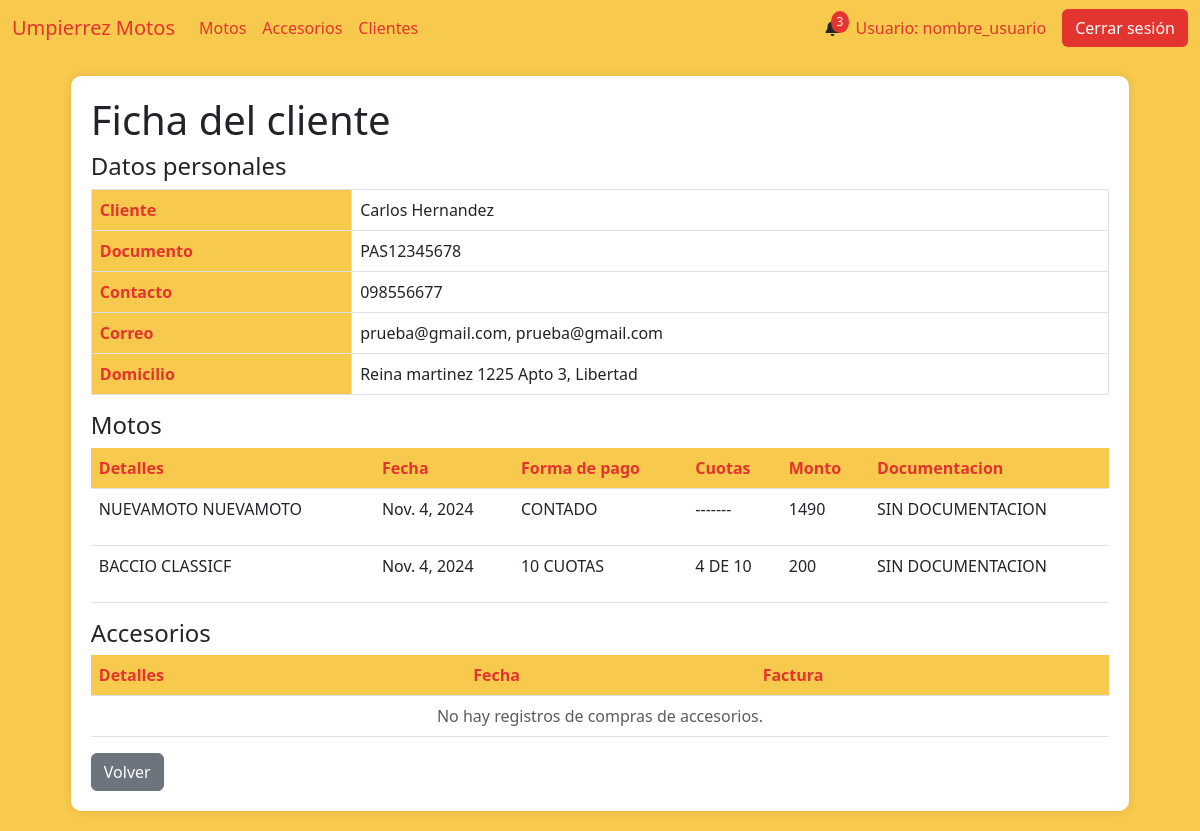
Before: /cliente_ficha/3 with the older database file.
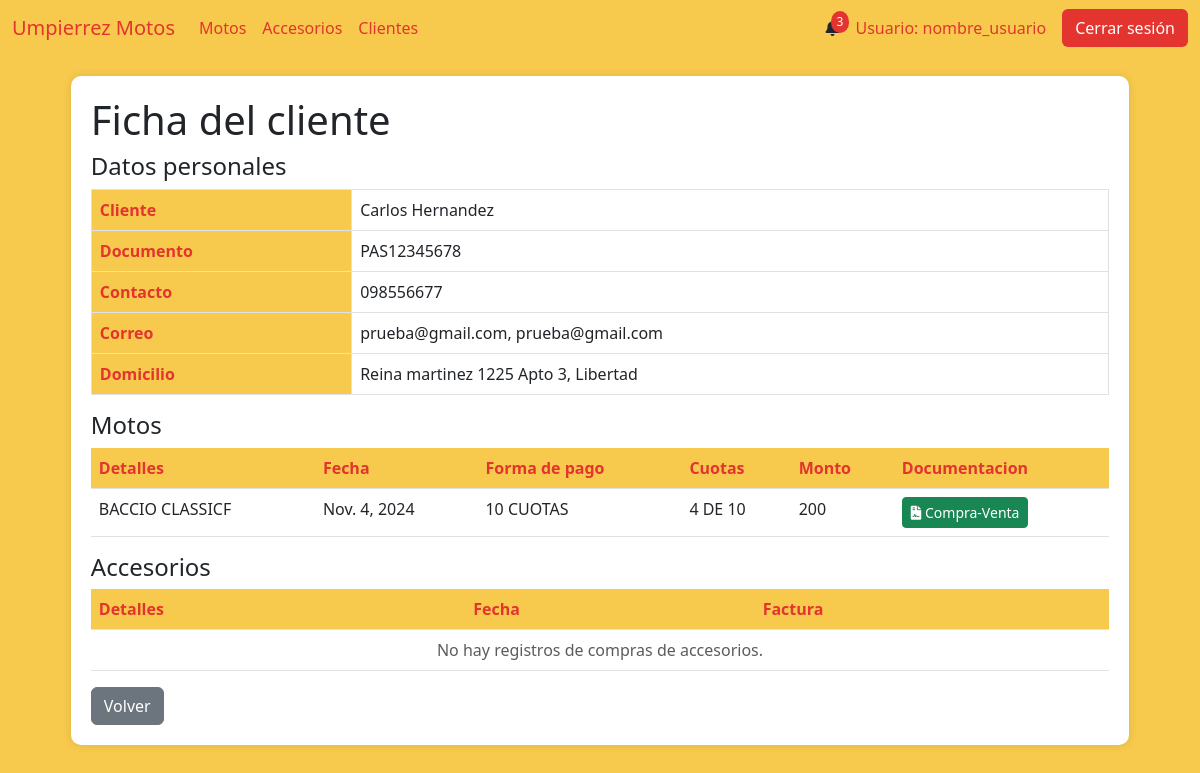
After: the same page with the newer database file.
### AppUM/models.py (models this page shows)
class Cliente(models.Model):
    documento = models.CharField(max_length=20, unique=True)
    nombre = models.CharField(max_length=20)
    apellido  = models.CharField(max_length=20)
    fecha_nacimiento = models.DateField()
    ciudad = models.CharField(max_length=40)
    calle = models.CharField(max_length=40)
    numero = models.IntegerField()
    num_apartamento = models.IntegerField()

class ClienteTelefono(models.Model):
    cliente = models.ForeignKey(Cliente, related_name='cliente_telefono', on_delete=models.CASCADE, null=True)
    telefono = models.CharField(max_length=10,unique=True)
    principal = models.BooleanField(default=True)

class ClienteCorreo(models.Model):
    cliente = models.ForeignKey(Cliente, related_name='cliente_correo', on_delete=models.CASCADE, null=True)
    correo = models.CharField(max_length=100, unique=True)
    principal = models.BooleanField(default=True)

class ComprasVentas(models.Model):
    moto = models.ForeignKey(Moto, related_name='moto_cliente', on_delete=models.CASCADE)
    cliente = models.ForeignKey(Cliente, related_name='cliente_moto', on_delete=models.CASCADE)
    fecha_compra = models.DateField()
    padron = models.IntegerField(unique=True)
    fotocopia_libreta = models.ImageField(null=True, blank=True, upload_to="documentacion/libretas/")
    compra_venta = models.FileField(null=True, blank=True, upload_to="documentacion/compra_venta/")
    certificado_venta = models.FileField(null=True, blank=True, upload_to="documentacion/certificado_venta/")
    tipo = models.CharField(max_length=20)
    cantidad_cuotas = models.IntegerField()
    cuotas_pagas = models.IntegerField()
    valor_cuota = models.IntegerField()
    class Meta:
        pass

### AppUM/views.py (the view)
# urls.py: path('cliente_ficha/<int:id_cliente>', views.ficha_cliente,name="ClienteFicha"),
def ficha_cliente(req,id_cliente):
    cliente = Cliente.objects.get(id=id_cliente)
    tel1 = ClienteTelefono.objects.filter(principal=1,cliente_id=cliente.id).first()
    tel_1 = tel1.telefono
    tel2 = ClienteTelefono.objects.filter(principal=0,cliente_id=cliente.id).first()
    correo1 = ClienteCorreo.objects.filter(principal=1,cliente_id=cliente.id).first()
    correo2 = ClienteCorreo.objects.filter(principal=0,cliente_id=cliente.id).first()
    if tel2:
        tel_2 = tel2.telefono
    else:
        tel_2 = None
    if correo1:
        c_1 = correo1.correo
    else:
        c_1 = None
    if correo2:
        c_2 = correo1.correo
    else:
        c_2 = None
    resultados_motos = (
        ComprasVentas.objects
        .filter(cliente__id=id_cliente, tipo='V')
        .select_related('moto', 'cliente')
        .values(
            'id',
            'moto__marca',
            'moto__modelo',
            'fecha_compra',
            'cantidad_cuotas',
            'cuotas_pagas',
            'moto__precio',
            'fotocopia_libreta',
            'compra_venta',
            'certificado_venta',
            'valor_cuota'
        )
    )
    res_documentacion = []
    for resultado in resultados_motos:
            cv = ComprasVentas.objects.get(id=resultado['id'])
            res_documentacion.append({
            'moto': resultado,
            'libreta': cv.fotocopia_libreta.url if cv.fotocopia_libreta else None,
            'compra_venta': cv.compra_venta.url if cv.compra_venta else None,
            'certificado_venta': cv.certificado_venta.url if cv.certificado_venta else None,
        })
    paginator = Paginator(res_documentacion, 5)  # 5 clientes por página
    page_number = req.GET.get('page')  # Obtiene el número de página desde la URL
    page_obj = paginator.get_page(page_number)
    resultados_accesorios = (
        ClienteAccesorio.objects
        .filter(cliente__id=id_cliente)
        .select_related('accesorio', 'cliente')
        .values(
            'id',
            'accesorio__tipo',
            'accesorio__marca',
            'accesorio__modelo',
            'fecha_compra',
            'factura_documento'
        )
    )
    res_facturas = []
    for resultado_accesorio in resultados_accesorios:
            ca = ClienteAccesorio.objects.get(id=resultado_accesorio['id'])
            res_facturas.append({
            'accesorio': resultado_accesorio,
            'factura_documento': ca.factura_documento.url if ca.factura_documento else None
        })
    paginator_accesorio = Paginator(res_facturas, 5)  # 5 clientes por página
    page_number_accesorio = req.GET.get('page')  # Obtiene el número de página desde la URL
    page_obj_accesorio = paginator_accesorio.get_page(page_number_accesorio)
    return render(req,"perfil_administrativo/cliente/detalles_cliente.html",{"cliente":cliente,
                                                                             "tel1":tel_1,
                                                                             "tel2":tel_2,
                                                                             "correo1":c_1,
                                                                             "correo2":c_2,
                                                                             "page_obj":page_obj,
                                                                             "page_obj_accesorio":page_obj_accesorio
                                                                             })

### AppUM/templates/perfil_administrativo/cliente/detalles_cliente.html (shortened to what this page needs)
{% extends "perfil_administrativo/padre_perfil_administrativo.html" %}
{% load static %}
{% block contenidoQueCambia %}
<div class="table-container" id="clienteDetails">
    <h1>Ficha del cliente</h1>
    <h4>Datos personales</h4>
    <table class="table table-bordered">
        <tbody>
            <tr>
                <th scope="row">Cliente</th>
                <td>{{ cliente.nombre }} {{ cliente.apellido }}</td>
            </tr>
            <tr>
                <th scope="row">Documento</th>
                <td>{{ cliente.documento }}</td>
            </tr>
            <tr>
                <th scope="row">Contacto</th>
                <td>{{ tel1 }}{% if tel2 %}, {{ tel2 }}{% endif %}</td>
            </tr>
            <tr>
                <th scope="row">Correo</th>
                <td>{{ correo1 }}{% if correo2 %}, {{ correo2 }}{% endif %}</td>
            </tr>
            <tr>
                <th scope="row">Domicilio</th>
                <td>{{ cliente.calle }} {{ cliente.numero }}{% if cliente.num_apartamento != 0 %} Apto {{ cliente.num_apartamento }}, {% else %}, {% endif %} {{ cliente.ciudad }} </td>
            </tr>
        </tbody>
    </table>
    <h4>Motos</h4>
    <table class="table">
        <thead>
            <tr>
                <th scope="row">Detalles</th>
                <th scope="row">Fecha</th>
                <th scope="row">Forma de pago</th>
                <th scope="row">Cuotas</th>
                <th scope="row">Monto</th>
                <th scope="row">Documentacion</th>
            </tr>
        </thead>
        <tbody>
            {% if page_obj %}
                {% for item in page_obj %}
                    <tr>
                        <td>{{ item.moto.moto__marca }} {{ item.moto.moto__modelo }}</td>
                        <td>{{ item.moto.fecha_compra }}</td>
                        <td>{% if item.moto.cantidad_cuotas == 1 %} CONTADO {% else %} {{ item.moto.cantidad_cuotas }} CUOTAS {% endif %}</td>
                        <td>{% if item.moto.cantidad_cuotas == 1 %} -------  {% else %} {{ item.moto.cuotas_pagas }} DE {{ item.moto.cantidad_cuotas }} {% endif %}</td>
                        <td>{{ item.moto.valor_cuota }}</td>
                        <td>
                            {% if item.libreta or item.compra_venta or item.certificado_venta %}
                                {% if item.compra_venta %}
                                    <a href="{{ item.compra_venta }}" target="_blank">
                                        <button class="btn btn-sm btn-success" title="Ver Documento de Compra-Venta">
                                            <i class="fas fa-file-contract"></i> Compra-Venta
                                        </button>
                                    </a>
                                {% endif %}
                            {% else %}
                                <p>SIN DOCUMENTACION</p>
                            {% endif %}
                        </td>
                    </tr>
                {% endfor %}
            {% else %}
                <tr>
                    <td colspan="9" class="text-center text-muted">
                        No hay registros de compras de motos.
                    </td>
                </tr>
            {% endif %}
        </tbody>
    </table>
    <h4>Accesorios</h4>
    <table class="table">
        <thead>
            <tr>
                <th scope="row">Detalles</th>
                <th scope="row">Fecha</th>
                <th scope="row">Factura</th>
            </tr>
        </thead>
        <tbody>
            {% if page_obj_accesorio %}
                {% for item in page_obj_accesorio %}
                <tr>
                    <td>{{ item.accesorio.accesorio__tipo }} {{ item.accesorio.accesorio__marca }} {{ item.accesorio.accesorio__modelo }}</td>
                    <td>{{ item.accesorio.fecha_compra }}</td>
                    <td>
                        {% if item.factura_documento %}
                        <a href="{{ item.factura_documento }}" target="_blank">
                            <button class="btn btn-sm btn-secondary" title="Ver Factura">
                                <i class="fas fa-certificate"></i> Factura
                            </button>
                        </a>
                        {% else %}
                        <p>SIN DOCUMENTACION</p>
                        {% endif %}
                    </td>
                </tr>
                {% endfor %}
            {% else %}
                <tr>
                    <td colspan="9" class="text-center text-muted">
                        No hay registros de compras de accesorios.
                    </td>
                </tr>
            {% endif %}
        </tbody>
    </table>
    <a href="{% url 'Clientes' %}" class="btn btn-secondary">Volver</a>
</div>
{% endblock %}

### AppUM/templates/perfil_administrativo/padre_perfil_administrativo.html (shortened to what this page needs)
<!DOCTYPE html>
<html lang="es">
<head>
    {% load static %}
    <link href="https://cdn.jsdelivr.net/npm/bootstrap@5.3.0/dist/css/bootstrap.min.css" rel="stylesheet">
    <link href="https://cdnjs.cloudflare.com/ajax/libs/font-awesome/6.0.0/css/all.min.css" rel="stylesheet">
    <link href="{% static 'css/styles.css' %}" rel="stylesheet" />
</head>
<body>
    <nav class="navbar navbar-expand-lg navbar-custom">
        <div class="container-fluid">
            <a class="navbar-brand" href="#">Umpierrez Motos</a>
            <div class="collapse navbar-collapse" id="navbarNav">
                <ul class="navbar-nav me-auto mb-2 mb-lg-0">
                    <li class="nav-item">
                        <a class="nav-link" href="{% url 'Motos' %}" onclick="">Motos</a>
                    </li>
                    <li class="nav-item">
                        <a class="nav-link" href="{% url 'Accesorios' %}" onclick="">Accesorios</a>
                    </li>
                    <li class="nav-item">
                        <a class="nav-link" href="{% url 'Clientes' %}" onclick="">Clientes</a>
                    </li>
                </ul>
                <div class="d-flex align-items-center">
                    <div class="notification-bell">
                        <span class="notification-count" id="notificationCount">3</span>
                    </div>
                    <span class="navbar-text ms-3 me-3">
                        Usuario: nombre_usuario
                    </span>
                    <button class="btn btn-logout">Cerrar sesión</button>
                </div>
            </div>
        </div>
    </nav>
    <div class="container-fluid" id="content">
        {% block contenidoQueCambia %}
        {% endblock %}
    </div>
</body>
</html>

### AppUM/static/css/styles.css (style rules this page uses)
body { background-color: #f7ca4d; }
.navbar-custom { background-color: #f7ca4d; }
.navbar-brand, .nav-link, .navbar-text { color: #e3342f !important; }
.btn-logout { background-color: #e3342f; color: #fff; }
.table-container { background-color: #fff; border-radius: 10px; padding: 20px; box-shadow: 0px 0px 10px rgba(0, 0, 0, 0.1); margin: 20px auto; max-width: 90%; }
.table th { background-color: #f7ca4d; color: #e3342f; }
.notification-bell { position: relative; cursor: pointer; }
.notification-count { position: absolute; top: -5px; right: -10px; background-color: #e3342f; color: #fff; border-radius: 50%; padding: 2px 6px; font-size: 12px; }

Changed rows visible on the page:
removed ComprasVentas: moto.moto__marca "NUEVAMOTO", moto.moto__modelo "NUEVAMOTO", moto.fecha_compra "Nov. 4, 2024", shows "CONTADO", moto.valor_cuota "1490", shows "SIN DOCUMENTACION"
changed ComprasVentas: text "SIN DOCUMENTACION" → "Compra-Venta"
